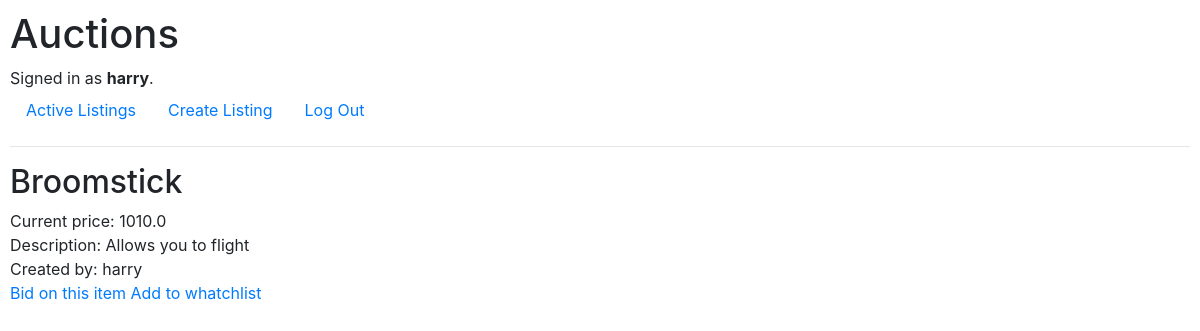
The app's page /2/listing (signed in) with its own data.
### auctions/models.py (models this page shows, shortened)
class User(AbstractUser):
    pass

class Auction_listing(models.Model):
    title = CharField(max_length=64)
    initial_price = DecimalField(max_digits=10, decimal_places=2)
    description = TextField(blank=True)
    creator = ForeignKey(User, on_delete=models.CASCADE, related_name="created_listings")
    winner = ForeignKey(User, on_delete=models.CASCADE, related_name="won_listings", blank=True, null=True)
    is_active = BooleanField(default=True)
    image_link = URLField(max_length=500, blank=True)
    categories = ManyToManyField(Category, blank=True, related_name="listings_per_category")
    in_watch_list = ManyToManyField(User, blank=True, related_name="wishes_per_user")

class Bid(models.Model):
    amount = FloatField()
    listing = ForeignKey(Auction_listing, on_delete=models.CASCADE, related_name="bids_by_listing")
    user = ForeignKey(User, on_delete=models.CASCADE, related_name='bids_by_user')

### auctions/views.py (the view)
# urls.py: path("<int:listing_id>/listing", views.listing_page, name="listing_page"),
def listing_page(request, listing_id):
    listing = Auction_listing.objects.get(pk=listing_id)
    price = current_price(listing)
    return render(request, "auctions/listing_page.html", {
        "listing": listing,
        "current_price": price,
        "in_watch_list": request.user.wishes_per_user.filter(id = listing.id).exists()
    })

### auctions/auxiliary_functions.py (called while the page is built)
def current_price(listing):
    bids = listing.bids_by_listing.all()
    if bids:
        amounts = [bid.amount for bid in bids]
        return max(amounts)
    else:
        return listing.initial_price

### auctions/templates/auctions/listing_page.html
{% extends "auctions/layout.html" %}
{% block body %}
    <h2>{{ listing.title }}</h2>
    <div>
        Current price: {{ current_price }}
    </div>
    <div>
        Description: {{ listing.description }}
    </div>
    <div>
        Created by: {{ listing.creator }}
    </div>
    {% if user.is_authenticated %}
        <a href="{% url 'bid_page' listing.id %}"> Bid on this item </a>
    {% endif %}
    {% if in_watch_list %}
        <a href="{% url 'remove_whatchlist' listing.id %}"> Remove from whatchlist </a>
    {% else %}
        <a href="{% url 'add_whatchlist' listing.id %}"> Add to whatchlist </a>
    {% endif %}
{% endblock %}

### auctions/templates/auctions/layout.html (shortened to what this page needs)
{% load static %}
<!DOCTYPE html>
<html lang="en">
    <head>
        <link rel="stylesheet" href="https://stackpath.bootstrapcdn.com/bootstrap/4.4.1/css/bootstrap.min.css">
        <link href="{% static 'auctions/styles.css' %}" rel="stylesheet">
    </head>
    <body>
        <h1>Auctions</h1>
        <div>
            {% if user.is_authenticated %}
                Signed in as <strong>{{ user.username }}</strong>.
            {% else %}
                Not signed in.
            {% endif %}
        </div>
        <ul class="nav">
            <li class="nav-item">
                <a class="nav-link" href="{% url 'index' %}">Active Listings</a>
            </li>
            {% if user.is_authenticated %}
                <li class="nav-item">
                    <a class="nav-link" href="{% url 'create_listing' %}">Create Listing</a>
                </li>
                <li class="nav-item">
                    <a class="nav-link" href="{% url 'logout' %}">Log Out</a>
                </li>
            {% endif %}
        </ul>
        <hr>
        {% block body %}
        {% endblock %}
    </body>
</html>

### auctions/static/auctions/styles.css (style rules this page uses)
body { padding: 10px; }

### records on screen
User: username "harry"
Auction_listing: title "Broomstick", description "Allows you to flight", creator "harry"
Bid: amount "1010.0"
